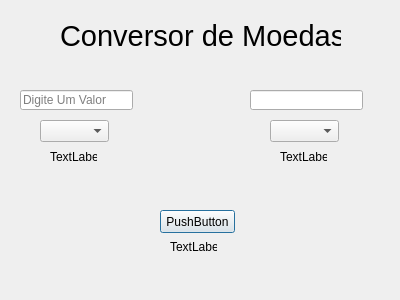
<?xml version="1.0" encoding="UTF-8"?>
<ui version="4.0">
 <class>Dialog</class>
 <widget class="QDialog" name="Dialog">
  <property name="geometry">
   <rect>
    <x>0</x>
    <y>0</y>
    <width>400</width>
    <height>300</height>
   </rect>
  </property>
  <property name="windowTitle">
   <string>Dialog</string>
  </property>
  <widget class="QLineEdit" name="lineEdit">
   <property name="geometry">
    <rect>
     <x>20</x>
     <y>90</y>
     <width>113</width>
     <height>20</height>
    </rect>
   </property>
   <property name="inputMask">
    <string/>
   </property>
   <property name="placeholderText">
    <string>Digite Um Valor</string>
   </property>
  </widget>
  <widget class="QPushButton" name="pushButton">
   <property name="geometry">
    <rect>
     <x>160</x>
     <y>210</y>
     <width>75</width>
     <height>23</height>
    </rect>
   </property>
   <property name="text">
    <string>PushButton</string>
   </property>
  </widget>
  <widget class="QLabel" name="label">
   <property name="geometry">
    <rect>
     <x>50</x>
     <y>150</y>
     <width>47</width>
     <height>13</height>
    </rect>
   </property>
   <property name="text">
    <string>TextLabel</string>
   </property>
  </widget>
  <widget class="QLabel" name="label_3">
   <property name="geometry">
    <rect>
     <x>170</x>
     <y>240</y>
     <width>47</width>
     <height>13</height>
    </rect>
   </property>
   <property name="text">
    <string>TextLabel</string>
   </property>
  </widget>
  <widget class="QComboBox" name="comboBox">
   <property name="geometry">
    <rect>
     <x>40</x>
     <y>120</y>
     <width>69</width>
     <height>22</height>
    </rect>
   </property>
  </widget>
  <widget class="QComboBox" name="comboBox_2">
   <property name="geometry">
    <rect>
     <x>270</x>
     <y>120</y>
     <width>69</width>
     <height>22</height>
    </rect>
   </property>
  </widget>
  <widget class="QLineEdit" name="lineEdit_2">
   <property name="geometry">
    <rect>
     <x>250</x>
     <y>90</y>
     <width>113</width>
     <height>20</height>
    </rect>
   </property>
   <property name="readOnly">
    <bool>true</bool>
   </property>
  </widget>
  <widget class="QLabel" name="label_2">
   <property name="geometry">
    <rect>
     <x>280</x>
     <y>150</y>
     <width>47</width>
     <height>13</height>
    </rect>
   </property>
   <property name="text">
    <string>TextLabel</string>
   </property>
  </widget>
  <widget class="QLabel" name="label_4">
   <property name="geometry">
    <rect>
     <x>60</x>
     <y>20</y>
     <width>281</width>
     <height>31</height>
    </rect>
   </property>
   <property name="font">
    <font>
     <pointsize>22</pointsize>
    </font>
   </property>
   <property name="text">
    <string>Conversor de Moedas</string>
   </property>
  </widget>
 </widget>
 <resources/>
 <connections/>
</ui>
